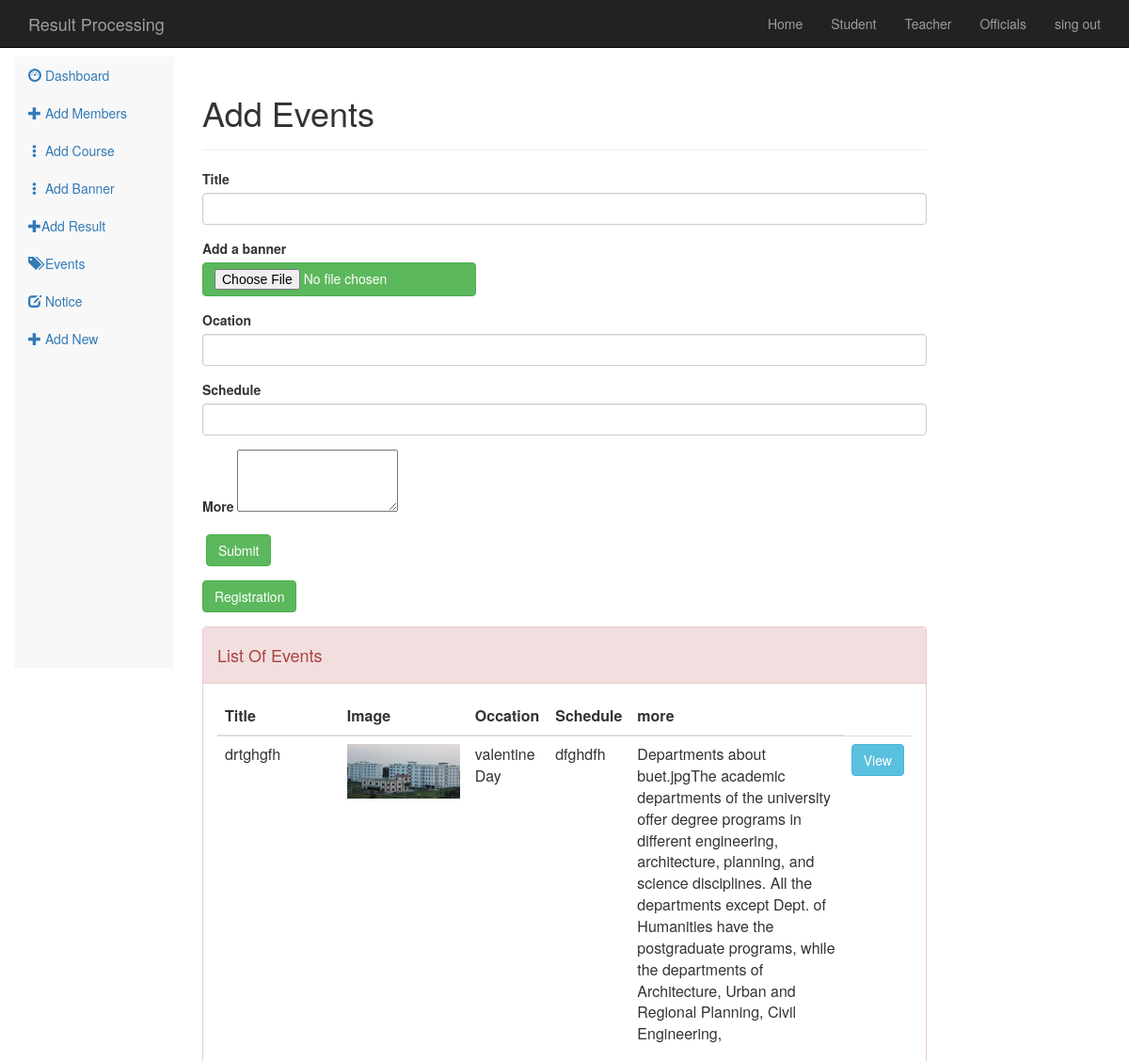
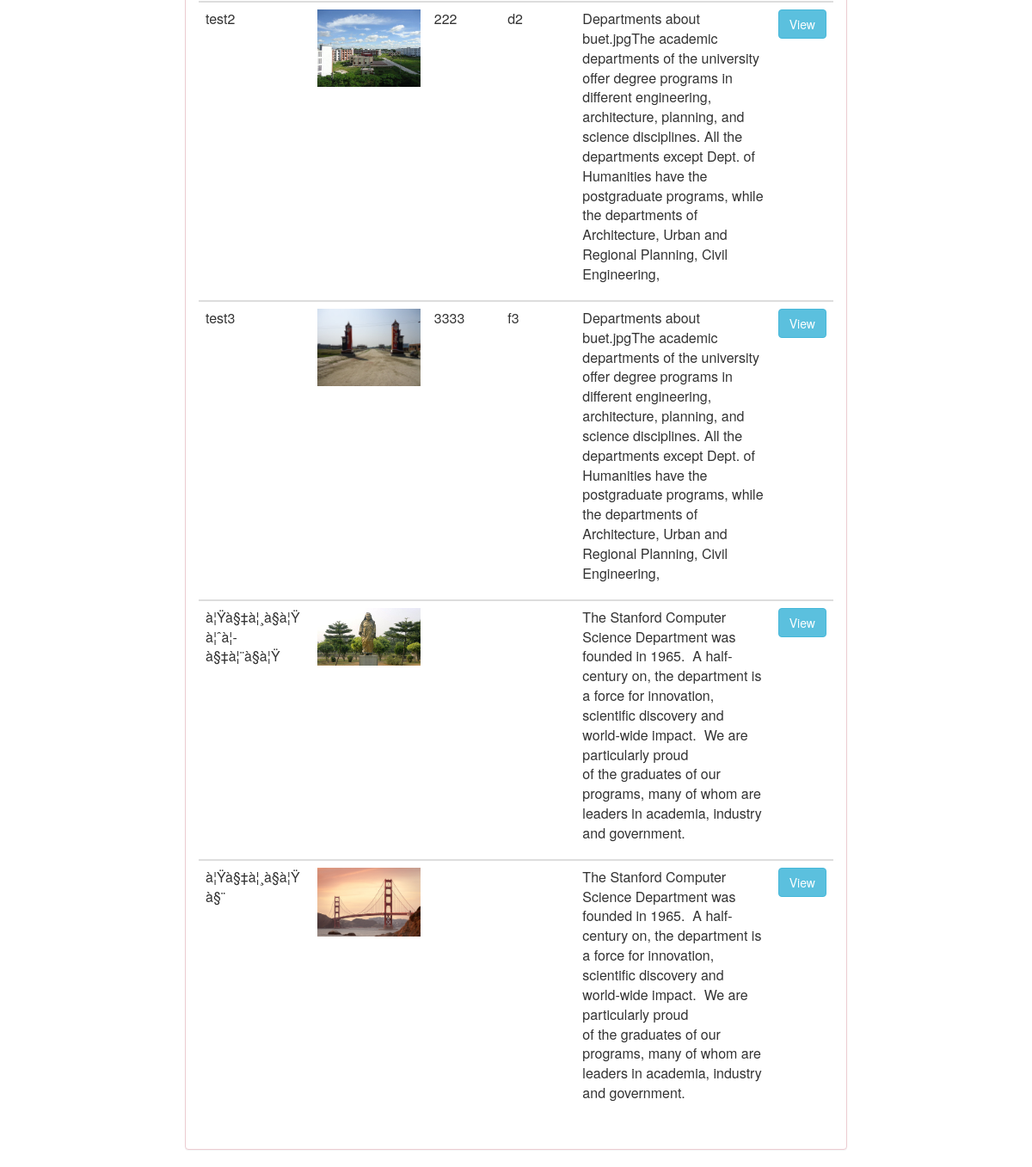
The page /admin/events.php on the database its author committed (2 pictures, top to bottom).
### tables this page shows
CREATE TABLE `events` (
  `event_id` int(11) NOT NULL,
  `event_title` varchar(100) NOT NULL,
  `event_images` text NOT NULL,
  `occasion` varchar(100) NOT NULL,
  `schedule` text NOT NULL,
  `more` text NOT NULL
);

### admin/events.php (the view, shortened to what this page needs)
<?php include 'include/condb.php';?>
<html>
	<head>
		<link rel="stylesheet" href="../bootstrap/css/bootstrap.css">
	</head>
	<body>
		<?php include 'include/header.php';?>
		<div style="width:50px;height:60px;"></div>
		<?php include 'include/sidebar.php';?>
		<div class="col-lg-8">
			<div class="page-header"> <h1> Add Events  </h1> </div>
					<div class="container-fluid">
				<form class="form-horizontal" method="post" enctype="multipart/form-data" action="events.php">
					<div class="form-group">
						<label for="title"> Title </label>
						<input  id="title" type="text" name="event_title" class="form-control">
					</div>
					<div class="form-group">
						<label for="banner"> Add a banner </label>
						<input  id="banner" type="file" name="banner" class="btn btn-success">
					</div>
					<div class="form-group">
						<label for="ocation">Ocation</label>
						<input  id="ocation" type="text" name="occasion" class="form-control">
					</div>
					<div class="form-group">
						<label for="schedule"> Schedule  </label>
						<input  id="schedule" type="text" name="schedule" class="form-control">
					</div>
					<div class="form-group">
						<label for="more">More </label>
						<textarea rows="3" name="more"> </textarea>
					</div>
					<div class="form-group">
						<input  id="submit" type="submit" name="submit" class="btn btn-success">
					</div>
					<div class="form-group">
						<INPUT Type="BUTTON" class="btn btn-success" Value="Registration" Onclick="window.location.href='registration.php'">
					</div>
				</form>
		</div>
		<div class="panel panel-danger">
				<div class="panel-heading"> <h4> List Of Events </h4> </div>
				<div class="panel-body">
					<table class="table">
						<thead>
							<th>Title </th>
							<th>Image </th>
							<th>Occation </th>
							<th> Schedule </th>
							<th> more</th>
						</thead>
						<?php
									$sql="SELECT * FROM events ";
						         	$run_sql= mysqli_query($con,$sql);
									 while ($rows= mysqli_fetch_array($run_sql)) {
									 		echo'
										 		 <tbody>
													<td> '.$rows['event_title'].' </td>
													<td>  <img src="../images/'.$rows['event_images'].'" width="120px"> </td>
													<td> '.$rows['occasion'].' </td>
													<td> '.$rows['schedule'].' </td>
													<td> '.$rows['more'].' </td>
													<td>
														<button type="button" class="btn btn-info" data-toggle="modal" data-target="#myModal"
														                                               data-id="first_name" >View
														</button>
															<div class="modal fade" id="myModal" role="dialog">
																<div class="modal-dialog">
																	<div class="modal-content">
																		<div class="panel panel-warning">
																			<div class="panel-heading"> <h4 class="modal-panel"> View Information
																				 <button type="button" class="close" data-dismiss="modal" aria-hidden="true">×</button>
																			 </h4> </div>
																			<div class="panel-body">
																				<div class="modal-body">
																				</div>
																				<div class="modal-footer">
																					<button class="btn btn-default" data-dismiss="modal" type="button">Close</button>
																				</div>
																			</div>
																		</div>
																	</div>
																</div>
															</div>
													</td>
												</tbody>
											';
										}
							?>
					</table>
				</div>
		</div>
	</body>
</html>

### rows shown on the page
events: event_title "drtghgfh", event_images (picture), occasion "valentine Day", schedule "dfghdfh", more "Departments about buet.jpgThe academic departments of the university offer degree programs in different engineering, architecture, planning, and science disciplines. All the departments except Dept. of Humanities have the postgraduate programs, while the departments of Architecture, Urban and Regional Planning, Civil Engineering,"
events: event_title "test2", event_images (picture), occasion "222", schedule "d2", more "Departments about buet.jpgThe academic departments of the university offer degree programs in different engineering, architecture, planning, and science disciplines. All the departments except Dept. of Humanities have the postgraduate programs, while the departments of Architecture, Urban and Regional Planning, Civil Engineering,"
events: event_title "test3", event_images (picture), occasion "3333", schedule "f3", more "Departments about buet.jpgThe academic departments of the university offer degree programs in different engineering, architecture, planning, and science disciplines. All the departments except Dept. of Humanities have the postgraduate programs, while the departments of Architecture, Urban and Regional Planning, Civil Engineering,"
events: event_title "à¦Ÿà§‡à¦¸à§à¦Ÿ à¦ˆà¦­à§‡à¦¨à§à¦Ÿ", event_images (picture), more "The Stanford Computer Science Department was founded in 1965. A half-century on, the department is a force for innovation, scientific discovery and world-wide impact. We are particularly proud of the graduates of our programs, many of whom are leaders in academia, industry and government."
events: event_title "à¦Ÿà§‡à¦¸à§à¦Ÿ à§¨", event_images (picture), more "The Stanford Computer Science Department was founded in 1965. A half-century on, the department is a force for innovation, scientific discovery and world-wide impact. We are particularly proud of the graduates of our programs, many of whom are leaders in academia, industry and government."
